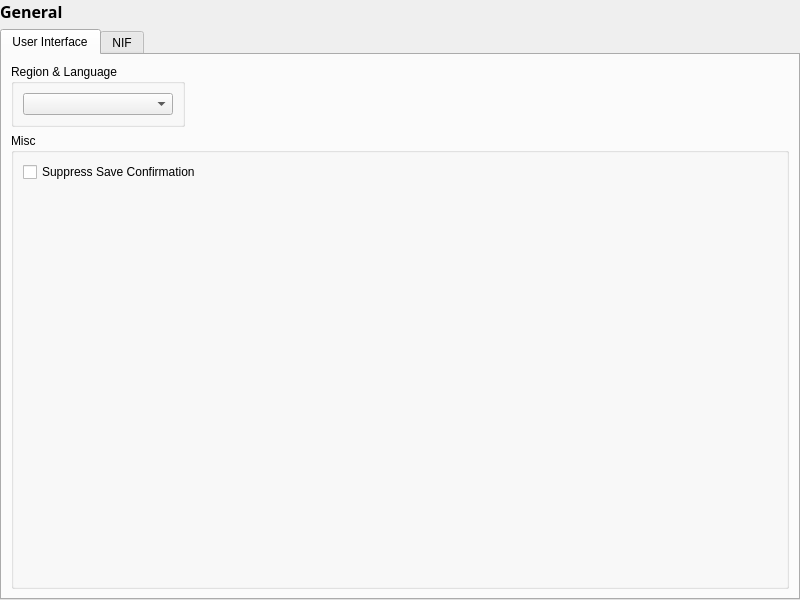
<?xml version="1.0" encoding="UTF-8"?>
<ui version="4.0">
 <class>SettingsGeneral</class>
 <widget class="QWidget" name="SettingsGeneral">
  <property name="geometry">
   <rect>
    <x>0</x>
    <y>0</y>
    <width>800</width>
    <height>600</height>
   </rect>
  </property>
  <property name="sizePolicy">
   <sizepolicy hsizetype="MinimumExpanding" vsizetype="MinimumExpanding">
    <horstretch>0</horstretch>
    <verstretch>0</verstretch>
   </sizepolicy>
  </property>
  <property name="windowTitle">
   <string>Form</string>
  </property>
  <layout class="QVBoxLayout" name="verticalLayout_4">
   <property name="leftMargin">
    <number>0</number>
   </property>
   <property name="topMargin">
    <number>0</number>
   </property>
   <property name="rightMargin">
    <number>0</number>
   </property>
   <property name="bottomMargin">
    <number>0</number>
   </property>
   <item>
    <widget class="QLabel" name="name">
     <property name="font">
      <font>
       <family>Segoe UI Semibold</family>
       <pointsize>12</pointsize>
       <weight>75</weight>
       <bold>true</bold>
      </font>
     </property>
     <property name="text">
      <string>General</string>
     </property>
    </widget>
   </item>
   <item>
    <widget class="QTabWidget" name="general">
     <property name="currentIndex">
      <number>0</number>
     </property>
     <widget class="QWidget" name="UI">
      <attribute name="title">
       <string>User Interface</string>
      </attribute>
      <layout class="QVBoxLayout" name="verticalLayout_2">
       <item>
        <widget class="QGroupBox" name="grpLanguage">
         <property name="sizePolicy">
          <sizepolicy hsizetype="Maximum" vsizetype="Maximum">
           <horstretch>0</horstretch>
           <verstretch>0</verstretch>
          </sizepolicy>
         </property>
         <property name="title">
          <string>Region &amp;&amp; Language</string>
         </property>
         <property name="flat">
          <bool>true</bool>
         </property>
         <layout class="QVBoxLayout" name="verticalLayout">
          <item>
           <widget class="QComboBox" name="language">
            <property name="minimumSize">
             <size>
              <width>150</width>
              <height>0</height>
             </size>
            </property>
           </widget>
          </item>
         </layout>
        </widget>
       </item>
       <item>
        <widget class="QGroupBox" name="groupBox">
         <property name="title">
          <string>Misc</string>
         </property>
         <property name="flat">
          <bool>true</bool>
         </property>
         <layout class="QGridLayout" name="gridLayout">
          <item row="0" column="0">
           <widget class="QCheckBox" name="suppressSaveConfirmation">
            <property name="text">
             <string>Suppress Save Confirmation</string>
            </property>
           </widget>
          </item>
          <item row="1" column="0">
           <spacer name="verticalSpacer">
            <property name="orientation">
             <enum>Qt::Vertical</enum>
            </property>
            <property name="sizeHint" stdset="0">
             <size>
              <width>20</width>
              <height>40</height>
             </size>
            </property>
           </spacer>
          </item>
         </layout>
        </widget>
       </item>
      </layout>
     </widget>
     <widget class="QWidget" name="nif">
      <attribute name="title">
       <string>NIF</string>
      </attribute>
      <layout class="QVBoxLayout" name="verticalLayout_3">
       <item>
        <widget class="QGroupBox" name="startupDefaults">
         <property name="sizePolicy">
          <sizepolicy hsizetype="Maximum" vsizetype="Maximum">
           <horstretch>0</horstretch>
           <verstretch>0</verstretch>
          </sizepolicy>
         </property>
         <property name="title">
          <string>Startup Defaults</string>
         </property>
         <layout class="QFormLayout" name="formLayout">
          <item row="0" column="0">
           <widget class="QLabel" name="lblVersion">
            <property name="text">
             <string>Version</string>
            </property>
            <property name="buddy">
             <cstring>version</cstring>
            </property>
           </widget>
          </item>
          <item row="0" column="1">
           <widget class="QLineEdit" name="version">
            <property name="text">
             <string>20.0.0.5</string>
            </property>
           </widget>
          </item>
          <item row="1" column="0">
           <widget class="QLabel" name="lblUserVersion">
            <property name="text">
             <string>User Version</string>
            </property>
            <property name="buddy">
             <cstring>userVersion</cstring>
            </property>
           </widget>
          </item>
          <item row="1" column="1">
           <widget class="QLineEdit" name="userVersion">
            <property name="text">
             <string>11</string>
            </property>
           </widget>
          </item>
          <item row="2" column="0">
           <widget class="QLabel" name="lblUserVersion2">
            <property name="text">
             <string>User Version 2</string>
            </property>
            <property name="buddy">
             <cstring>userVersion2</cstring>
            </property>
           </widget>
          </item>
          <item row="2" column="1">
           <widget class="QLineEdit" name="userVersion2">
            <property name="text">
             <string>11</string>
            </property>
           </widget>
          </item>
         </layout>
        </widget>
       </item>
       <item>
        <spacer name="verticalSpacer_2">
         <property name="orientation">
          <enum>Qt::Vertical</enum>
         </property>
         <property name="sizeHint" stdset="0">
          <size>
           <width>20</width>
           <height>40</height>
          </size>
         </property>
        </spacer>
       </item>
      </layout>
     </widget>
    </widget>
   </item>
  </layout>
 </widget>
 <resources/>
 <connections/>
</ui>
